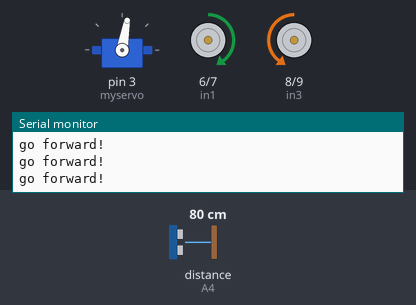
Recording of a sketch running on a simulated Arduino Uno, built with avr-gcc and run on an emulated ATmega328P. Parts: servo, motor-driver pin pairs drawn as motors (green arrow = first pin HIGH = forward, orange = second pin HIGH = backward, longer = more drive, scaled by the enable pin), the last lines printed to the serial monitor. Wiring (inferred from the names in the program): ultrasonic range finder: trigger A5; echo A4. The inputs (shaded band) are chosen by the test bench; at power-on: distance to the obstacle (sensor on A4) 80 cm. The echo pulse lasts 58.3 µs per cm.

Above: at 1.8 s.
1.9 s: distance to the obstacle (sensor on A4) set to 64 cm
3.4 s: distance to the obstacle (sensor on A4) set to 56 cm
At 5.2 s:
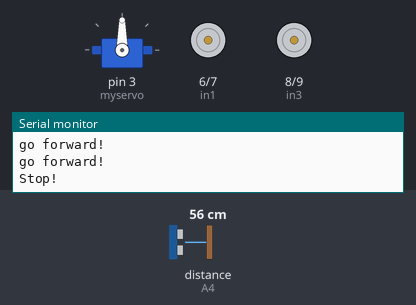
6.5 s: distance to the obstacle (sensor on A4) set to 2 cm
At 9.5 s:
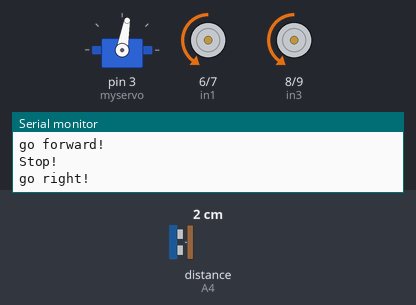
9.6 s: distance to the obstacle (sensor on A4) set to 120 cm
At 10.0 s:
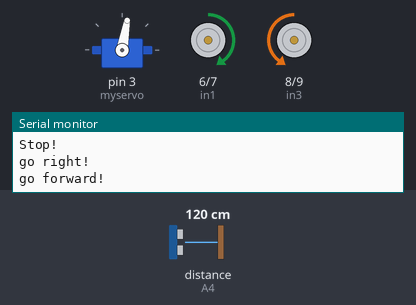
11.1 s: distance to the obstacle (sensor on A4) set to 4 cm
At 13.9 s:
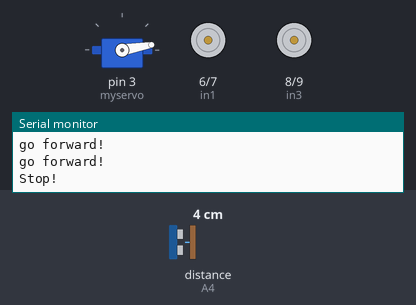
14.2 s: distance to the obstacle (sensor on A4) set to 9 cm
Timing chart, 0 to 21.7 s (numbered marks = the images above; inputs shaded):
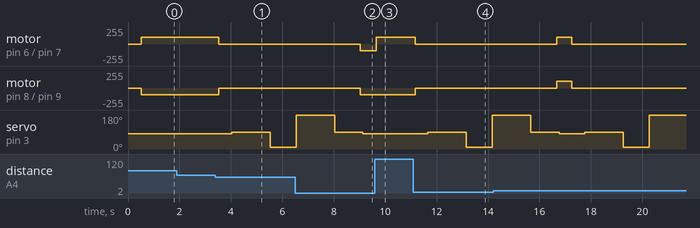

The sketch:

Ultrar_son.ino
```cpp
#include <Servo.h>
Servo myservo;
int Echo = A4;
int Trig = A5;
int in1 = 6;
int in2 = 7;
int in3 = 8;
int in4 = 9;
int ENA = 5;
int ENB = 11;
int ABS = 100;
int rightDistance = 0,leftDistance = 0,middleDistance = 0 ;
void _mForward()
{
 analogWrite(ENA,ABS);
 analogWrite(ENB,ABS);
 digitalWrite(in1,HIGH);//digital output
 digitalWrite(in2,LOW);
 digitalWrite(in3,LOW);
 digitalWrite(in4,HIGH);
 Serial.println("go forward!");
}

void _mBack()
{
 analogWrite(ENA,ABS);
 analogWrite(ENB,ABS);
  digitalWrite(in1,LOW);
  digitalWrite(in2,HIGH);
  digitalWrite(in3,HIGH);
  digitalWrite(in4,LOW);
 Serial.println("go back!");
}

void _mleft()
{
 analogWrite(ENA,ABS);
 analogWrite(ENB,ABS);
  digitalWrite(in1,HIGH);
  digitalWrite(in2,LOW);
  digitalWrite(in3,HIGH);
  digitalWrite(in4,LOW);
 Serial.println("go left!");
}

void _mright()
{
 analogWrite(ENA,ABS);
 analogWrite(ENB,ABS);
  digitalWrite(in1,LOW);
  digitalWrite(in2,HIGH);
  digitalWrite(in3,LOW);
  digitalWrite(in4,HIGH);
 Serial.println("go right!");
}
void _mStop()
{
  digitalWrite(ENA,LOW);
  digitalWrite(ENB,LOW);
  Serial.println("Stop!");
}

int Distance_test()
{
  digitalWrite(Trig, LOW);
  delayMicroseconds(2);
  digitalWrite(Trig, HIGH);
  delayMicroseconds(20);
  digitalWrite(Trig, LOW);
  float Fdistance = pulseIn(Echo, HIGH);
  Fdistance= Fdistance/58;
  return (int)Fdistance;
}

void setup()
{
  myservo.attach(3);
  Serial.begin(9600);
  pinMode(Echo, INPUT);
  pinMode(Trig, OUTPUT);
  pinMode(in1,OUTPUT);
  pinMode(in2,OUTPUT);
  pinMode(in3,OUTPUT);
  pinMode(in4,OUTPUT);
  pinMode(ENA,OUTPUT);
  pinMode(ENB,OUTPUT);
  _mStop();
}

void loop()
{
    myservo.write(80);
    delay(500);
    middleDistance = Distance_test();

    if(middleDistance<=60)
    {
      _mStop();
      delay(500);

      myservo.write(90);
      delay(1000);
      rightDistance = Distance_test();


      delay(500);
       myservo.write(10);
      delay(1000);
      myservo.write(180);
      delay(1000);
      leftDistance = Distance_test();

      delay(500);
      myservo.write(90);
      delay(1000);
      if(rightDistance>leftDistance)
      {
        _mright();
        delay(100);
       }
       else if(rightDistance<leftDistance)
       {
        _mleft();
        delay(100);
       }
       else if((rightDistance<=60)||(leftDistance<=60))
       {
        _mBack();
        delay(180);
       }
       else
       {
        _mForward();
       }
    }
    else
        _mForward();
}
```

Measured:
- the behaviour switches between 61 and 60 cm on distance to the obstacle (sensor on A4) (found by bisection; images 0 and 1)
- after the input at 3.4 s, motor on pin 6 (in1) / pin 7 (in2): forward 100/255 → stopped after 0.13 s; motor on pin 8 (in3) / pin 9 (in4): backward 100/255 → stopped after 0.13 s; servo on pin 3 (myservo): 80° → 90° after 0.63 s, → 10° 1.5 s later
- after the input at 6.5 s, motor on pin 8 (in3) / pin 9 (in4): stopped → backward 100/255 after 2.5 s
- after the input at 9.6 s, motor on pin 6 (in1) / pin 7 (in2): backward 100/255 → forward 100/255 after 0.05 s; motor on pin 8 (in3) / pin 9 (in4): stays backward 100/255 (without the input it goes to stopped after 0.04 s); servo on pin 3 (myservo): stays 80° (without the input it goes to 90° after 0.54 s)
- after the input at 11.1 s, motor on pin 6 (in1) / pin 7 (in2): forward 100/255 → stopped after 0.06 s; motor on pin 8 (in3) / pin 9 (in4): backward 100/255 → stopped after 0.06 s; servo on pin 3 (myservo): 80° → 90° after 0.56 s, → 10° 1.5 s later, → 180° 1.0 s later
